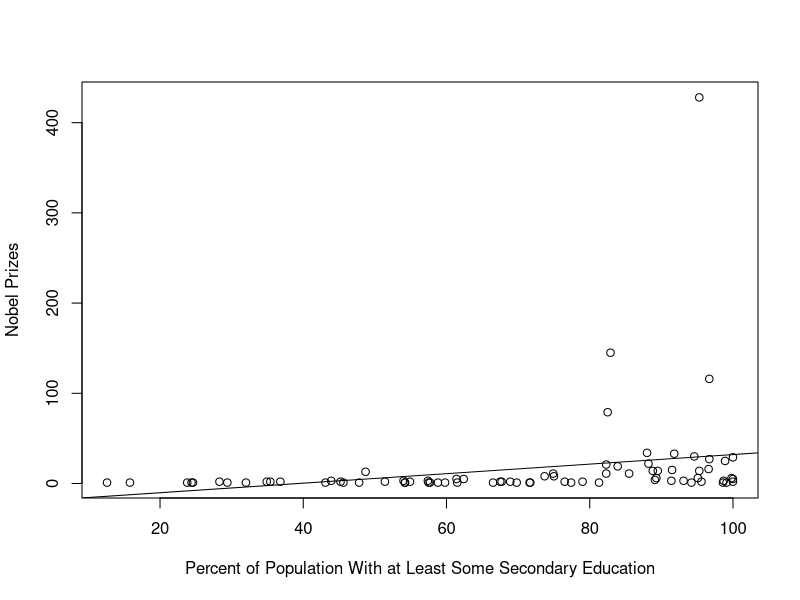
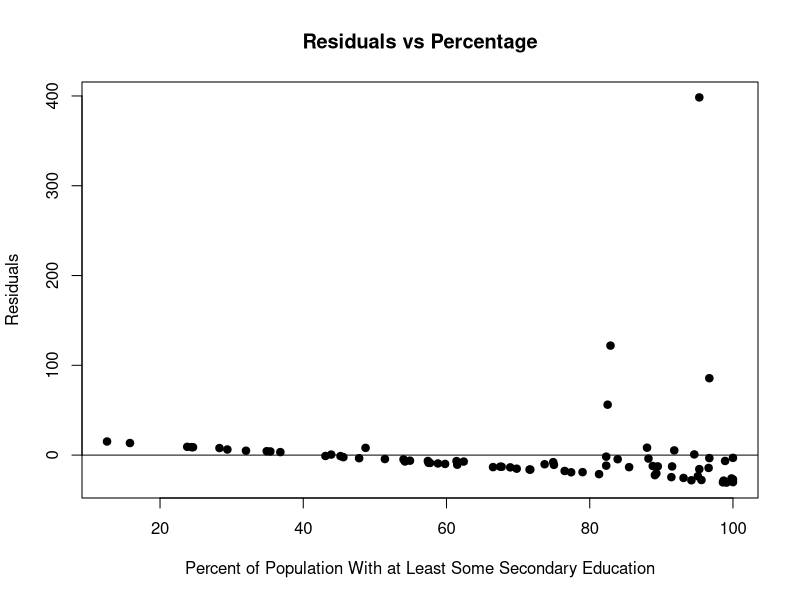
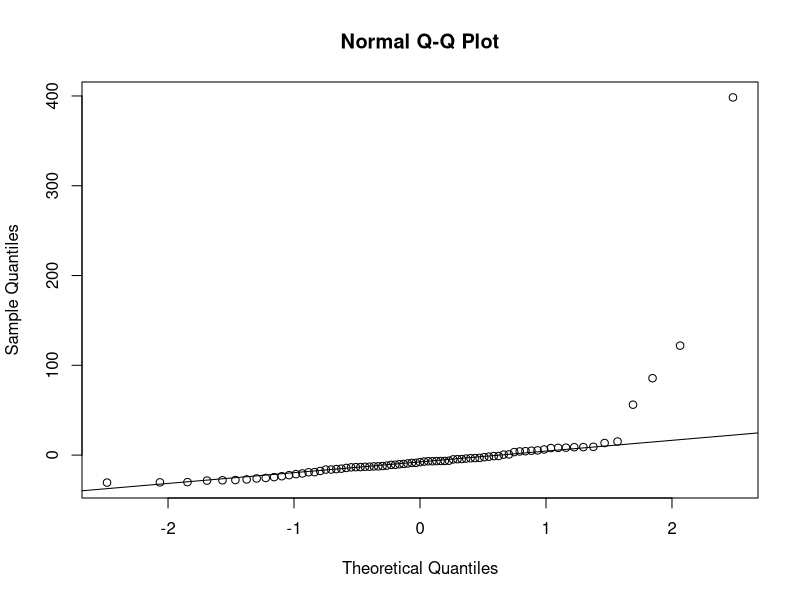
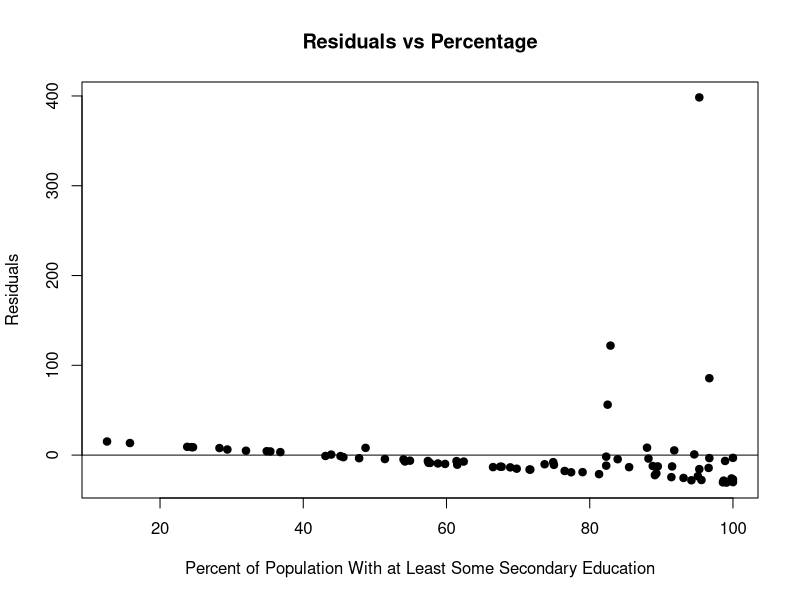
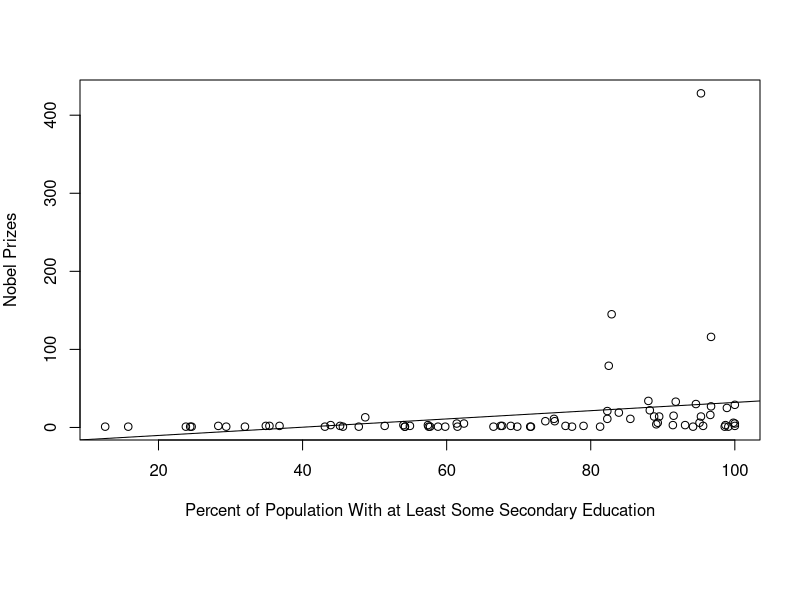
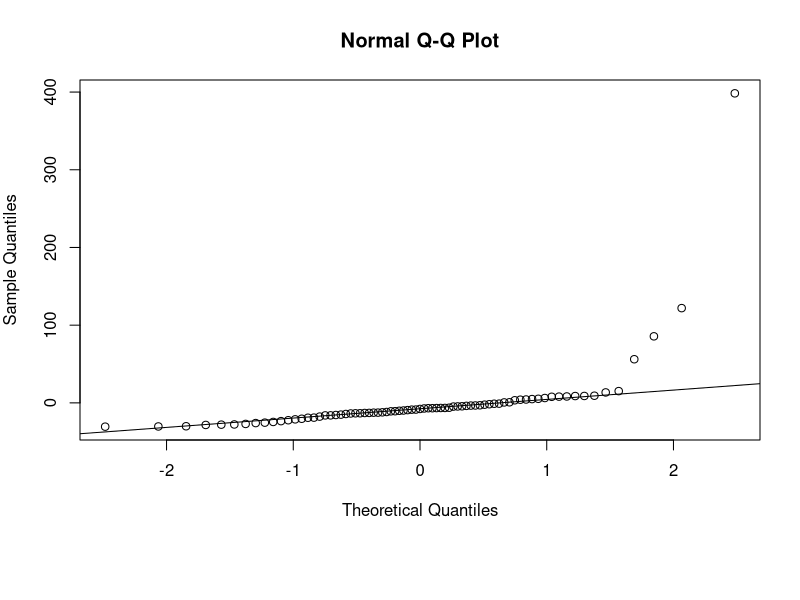

R code for these plots, in order:
## ---- chunk 1
#| include: false
#| warning: false
#| message: false

data <- data.frame(
  countries = c(
    "United States",
    "United Kingdom",
    "Germany",
    "France",
    "Sweden",
    "Japan",
    "Russia/USSR",
    "Canada",
    "Switzerland",
    "Austria",
    "Netherlands",
    "Italy",
    "Poland",
    "Hungary",
    "Australia",
    "Israel",
    "Denmark",
    "Norway",
    "India",
    "Belgium",
    "Ireland",
    "South Africa",
    "China",
    "Spain",
    "Belarus",
    "Czechia",
    "Ukraine",
    "Argentina",
    "Finland",
    "Egypt",
    "Romania",
    "Taiwan",
    "Lithuania",
    "Mexico",
    "New Zealand",
    "South Korea",
    "Tunisia",
    "Turkey",
    "Algeria",
    "Azerbaijan",
    "Chile",
    "Colombia",
    "Cyprus",
    "East Timor",
    "Iran",
    "Greece",
    "Guatemala",
    "Liberia",
    "Luxembourg",
    "Pakistan",
    "Portugal",
    "Saint Lucia",
    "Venezuela",
    "Bangladesh",
    "Brazil",
    "Bulgaria",
    "Costa Rica",
    "Democratic Republic of the Congo",
    "Ethiopia",
    "Faroe Islands",
    "Ghana",
    "Hong Kong",
    "Iceland",
    "Iraq",
    "Jordan",
    "Kenya",
    "Latvia",
    "Lebanon",
    "North Macedonia",
    "Morocco",
    "Myanmar",
    "Nigeria",
    "Palestine",
    "Peru",
    "Philippines",
    "Saudi Arabia",
    "Tanzania",
    "Tibet",
    "Trinidad and Tobago",
    "Vietnam",
    "Yemen",
    "Yugoslavia",
    "Zimbabwe"
  ), 
  secondary_education = c(
    95.3,  # United States
    82.9,  # United Kingdom
    96.7,  # Germany
    82.5,  # France
    88.0,  # Sweden
    91.8,  # Japan
    94.6,  # Russia/USSR
    100.0, # Canada
    96.7,  # Switzerland
    98.9,  # Austria
    88.2,  # Netherlands
    82.3,  # Italy
    83.9,  # Poland
    96.6,  # Hungary
    91.5,  # Australia
    88.8,  # Israel
    89.5,  # Denmark
    95.3,  # Norway
    48.7,  # India
    82.3,  # Belgium
    85.5,  # Ireland
    74.9,  # South Africa
    75.0,  # China
    73.7,  # Spain
    89.3,  # Belarus
    99.8,  # Czechia
    95.1,  # Ukraine
    62.4,  # Argentina
    100.0, # Finland
    61.4,  # Egypt
    89.1,  # Romania
    NA,    # Taiwan
    93.1,  # Lithuania
    57.4,  # Mexico
    98.7,  # New Zealand
    91.4,  # South Korea
    43.9,  # Tunisia
    54.0,  # Turkey
    34.9,  # Algeria
    95.6,  # Azerbaijan
    76.5,  # Chile
    54.9,  # Colombia
    79.0,  # Cyprus
    NA,    # East Timor / Timor-Leste
    67.7,  # Iran
    67.5,  # Greece
    36.8,  # Guatemala
    28.3,  # Liberia
    100.0, # Luxembourg
    35.4,  # Pakistan
    51.4,  # Portugal
    45.2,  # Saint Lucia
    68.9,  # Venezuela
    43.1,  # Bangladesh
    57.5,  # Brazil
    94.2,  # Bulgaria
    54.2,  # Costa Rica
    24.6,  # Democratic Republic of the Congo
    15.8,  # Ethiopia
    NA,    # Faroe Islands
    59.8,  # Ghana
    77.4,  # Hong Kong
    98.6,  # Iceland
    45.6,  # Iraq
    81.3,  # Jordan
    32.0,  # Kenya
    99.1,  # Latvia
    54.2,  # Lebanon
    47.8,  # North Macedonia
    29.4,  # Morocco
    23.8,  # Myanmar
    NA,    # Nigeria
    58.8,  # Palestine
    61.5,  # Peru
    71.6,  # Philippines
    66.5,  # Saudi Arabia
    12.6,  # Tanzania
    NA,    # Tibet
    69.8,  # Trinidad and Tobago
    71.7,  # Vietnam
    24.4,  # Yemen
    NA,    # Yugoslavia
    57.7   # Zimbabwe
  
  ),
  nobel_prizes = c(
  428,  # United States
  145,  # United Kingdom
  116,  # Germany
  79,   # France
  34,   # Sweden
  33,   # Japan
  30,   # Russia/USSR
  29,   # Canada
  27,   # Switzerland
  25,   # Austria
  22,   # Netherlands
  21,   # Italy
  19,   # Poland
  16,   # Hungary
  15,   # Australia
  14,   # Israel
  14,   # Denmark
  14,   # Norway
  13,   # India
  11,   # Belgium
  11,   # Ireland
  11,   # South Africa
  8,    # China
  8,    # Spain
  6,    # Belarus
  6,    # Czechia
  6,    # Ukraine
  5,    # Argentina
  5,    # Finland
  5,    # Egypt
  4,    # Romania
  NA,   # Taiwan (Wikipedia gives a range of 1–4)
  3,    # Lithuania
  3,    # Mexico
  3,    # New Zealand
  3,    # South Korea
  3,    # Tunisia
  3,    # Turkey
  2,    # Algeria
  2,    # Azerbaijan
  2,    # Chile
  2,    # Colombia
  2,    # Cyprus
  2,    # East Timor
  2,    # Iran
  2,    # Greece
  2,    # Guatemala
  2,    # Liberia
  2,    # Luxembourg
  2,    # Pakistan
  2,    # Portugal
  2,    # Saint Lucia
  2,    # Venezuela
  1,    # Bangladesh
  1,    # Brazil
  1,    # Bulgaria
  1,    # Costa Rica
  1,    # Democratic Republic of the Congo
  1,    # Ethiopia
  1,    # Faroe Islands
  1,    # Ghana
  1,    # Hong Kong
  1,    # Iceland
  1,    # Iraq
  1,    # Jordan
  1,    # Kenya
  1,    # Latvia
  1,    # Lebanon
  1,    # North Macedonia
  1,    # Morocco
  1,    # Myanmar
  1,    # Nigeria
  1,    # Palestine
  1,    # Peru
  1,    # Philippines
  1,    # Saudi Arabia
  1,    # Tanzania
  1,    # Tibet
  1,    # Trinidad and Tobago
  1,    # Vietnam
  1,    # Yemen
  1,    # Yugoslavia
  1     # Zimbabwe
)
)


data_clean <- na.omit(data)

lm_fit <- lm(nobel_prizes ~ secondary_education, data = data_clean)

summary(lm_fit)
plot(
  data_clean$secondary_education,
  data_clean$nobel_prizes,
  xlab = "Percent of Population With at Least Some Secondary Education",
  ylab = "Nobel Prizes"
)

abline(lm_fit)

plot(data_clean$secondary_education,
     residuals(lm_fit),
     xlab = "Percent of Population With at Least Some Secondary Education",
     ylab = "Residuals",
     main = "Residuals vs Percentage",
     pch = 19)

abline(h = 0)

qqnorm(residuals(lm_fit))
qqline(residuals(lm_fit))

## ---- chunk 2
#| label: fig-suicide-residual
#| echo: false
#| warning: false
#| message: false
#| fig-cap: "Residuals from the simple linear regression model plotted"

plot(data_clean$secondary_education,
     residuals(lm_fit),
     xlab = "Percent of Population With at Least Some Secondary Education",
     ylab = "Residuals",
     main = "Residuals vs Percentage",
     pch = 19)

abline(h = 0)
## ---- chunk 3
#| label: fig-suicide-scatter
#| echo: false
#| warning: false
#| message: false
#| fig-cap: "Percent of population with some secondary education vs. Nobel Prize winners in that country with fitted linear regression line."

par(mar = c(8, 4, 4, 2))

plot(
  data_clean$secondary_education,
  data_clean$nobel_prizes,
  xlab = "Percent of Population With at Least Some Secondary Education",
  ylab = "Nobel Prizes"
)
abline(lm_fit)
## ---- chunk 4
#| label: Q
#| echo: false
#| warning: false
#| message: false
#| fig-cap: "QQ Norm Plot."

par(mar = c(8, 4, 4, 2))


qqnorm(residuals(lm_fit))
qqline(residuals(lm_fit))
